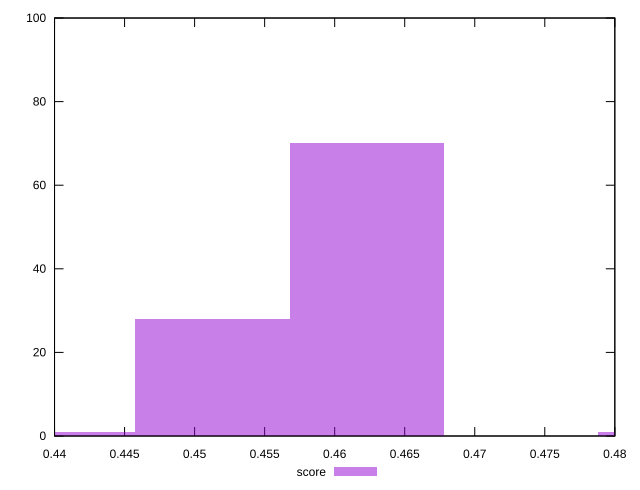

The script that saved this image:
reset

$score <<EOF
0.4402705430963637 1
0.46228407025118184 70
0.45127730667377275 28
0.48429759740600004 1
EOF

set key outside below
set boxwidth 0.011006763577409092
set xrange [0.44:0.48]
set yrange [0:100]
set trange [0:100]
set style fill transparent solid 0.5 noborder
set terminal svg size 640, 490 enhanced background rgb 'white'
set output "report_00017_2021-02-10T15-08-03.406Z/unused-javascript/samples/pages+cached+noadtech+nomedia+nocss/score/histogram.svg"

plot $score title "score" with boxes

reset
